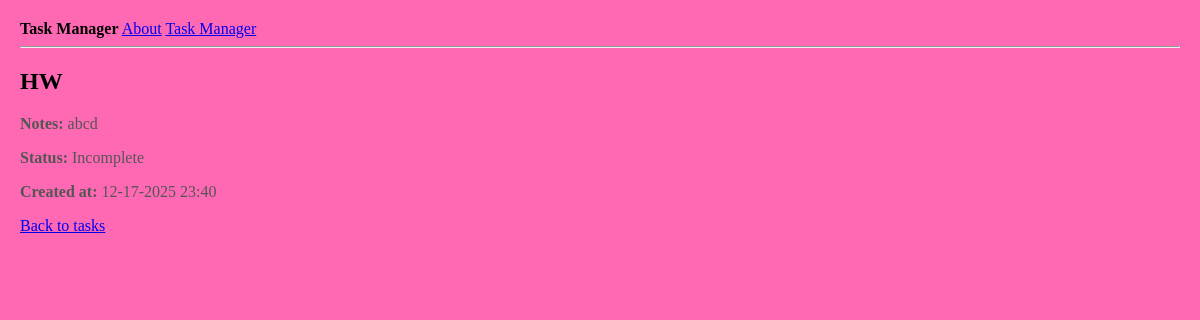
/tasks/20, run on the app's committed database.
### tables this page shows
CREATE TABLE tasks (
                 id INTEGER PRIMARY KEY AUTOINCREMENT,
                 title TEXT NOT NULL,
                 completed INTEGER NOT NULL DEFAULT 0,
                 created_at TEXT NOT NULL
        , notes TEXT);

### app.py (the view)
@app.route("/tasks/<int:task_id>")
def task_detail(task_id):
    conn = get_db_connection()
    task = conn.execute(
        "SELECT id, title, notes, completed, created_at FROM tasks WHERE id = ?",
        (task_id,)
    ).fetchone()
    conn.close()
    if task is None:
        abort(404)
    return render_template("task_detail.html", task=task)

### db.py (called while the page is built)
def get_db_connection():
    conn = sqlite3.connect(DB_PATH)
    conn.row_factory = sqlite3.Row
    return conn

### templates/task_detail.html
{% extends "base.html"%}
{% block content %}
<h2>{{ task["title"] }}</h2>
<p>
    <strong>Notes:</strong>
    {{ task["notes"] or "None" }}
</p>
<p>
    <strong>Status:</strong>
    {% if task["completed"] %}
        Completed
    {% else %}
        Incomplete
    {% endif %}
</p>
<p>
    <strong>Created at:</strong>
    {{ task["created_at"] }}
</p>
<a href="{{ url_for('tasks') }}">Back to tasks</a>
{% endblock %}

### static/css/style.css (style rules this page uses)
body { background-color: hotpink; font-family: 'Times New Roman', Times, serif; margin: 0; padding: 20px; }
p { color: #555; font-size: 16px; }

### data on the page
tasks: title "HW", notes "abcd", created_at "12-17-2025 23:40"
